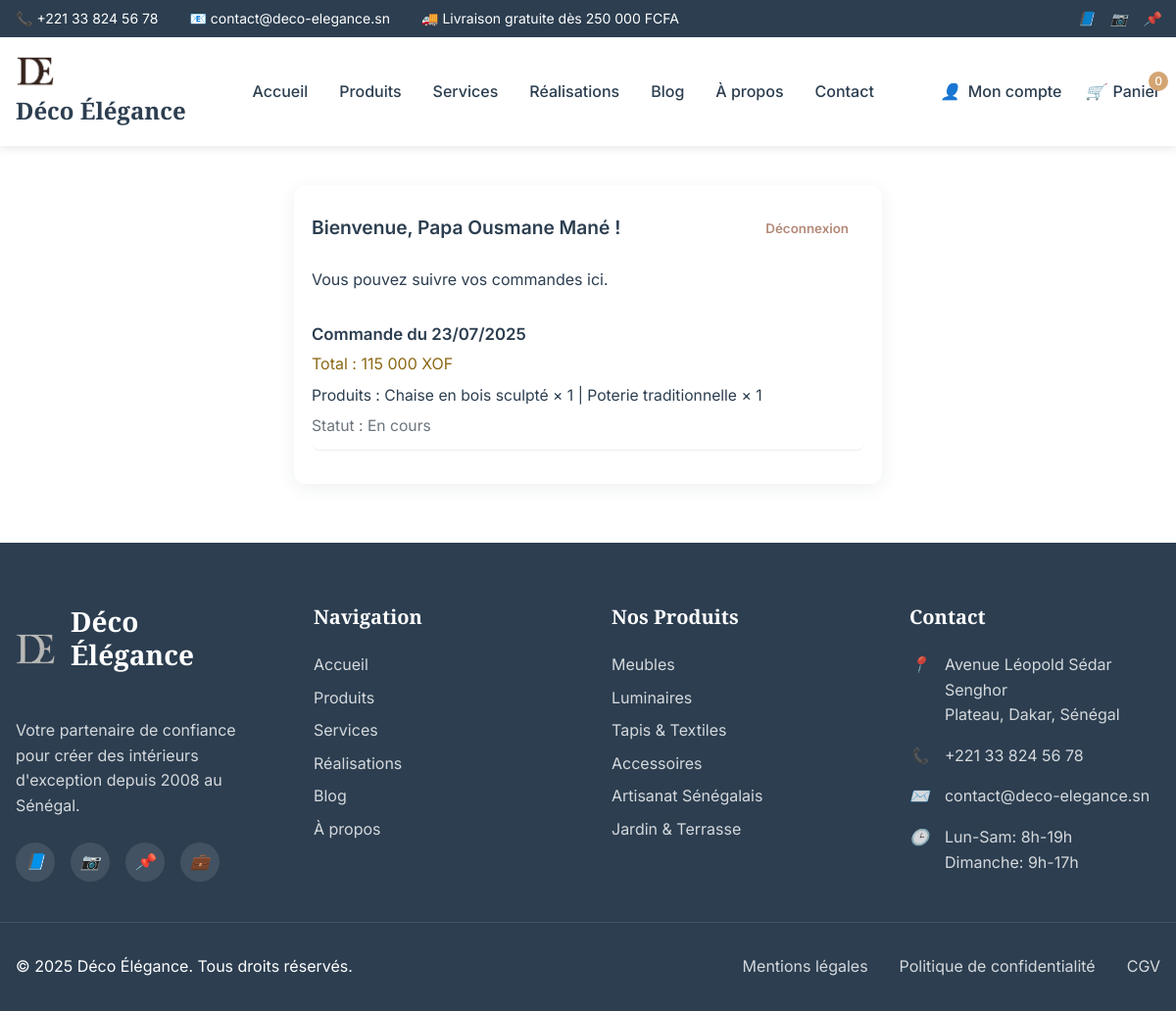
Screenshot of /compte.php (signed in) with the database file from the repository.
### tables this page shows
CREATE TABLE IF NOT EXISTS `commandes` (
  `id` int NOT NULL AUTO_INCREMENT,
  `utilisateur_id` int DEFAULT NULL,
  `nom` varchar(100) NOT NULL,
  `telephone` varchar(30) NOT NULL,
  `adresse` varchar(255) NOT NULL,
  `email` varchar(120) NOT NULL,
  `date_commande` datetime DEFAULT CURRENT_TIMESTAMP,
  `statut` varchar(30) DEFAULT 'en attente',
  `total` int NOT NULL,
  PRIMARY KEY (`id`),
  KEY `utilisateur_id` (`utilisateur_id`)
);

### compte.php (the view, shortened to what this page needs)
<?php
require_once 'config.php';
include 'header.php';
?>
<link rel="stylesheet" href="style.css">
<div class="container compte-container" style="max-width:600px;margin:40px auto 60px auto;background:#fff;border-radius:12px;box-shadow:0 4px 18px rgba(44,62,80,0.08);padding:28px 18px 18px 18px;">
<?php if (isset($_SESSION['utilisateur'])) { ?>
  <div style="display:flex;justify-content:space-between;align-items:center;margin-bottom:24px;">
    <div style="font-size:1.2rem;font-weight:600;color:#2c3e50;">Bienvenue, <?php echo htmlspecialchars($_SESSION['utilisateur']['nom']); ?> !</div>
    <form method="post" style="margin:0;">
      <button type="submit" style="background:none;color:#b48a78;font-weight:600;border:none;cursor:pointer;">Déconnexion</button>
    </form>
  </div>
  <div style="margin-bottom:18px;font-size:1rem;color:#2c3e50;">Vous pouvez suivre vos commandes ici.</div>
  <?php
    $stmt = $pdo->prepare('SELECT * FROM commandes WHERE utilisateur_id = ? ORDER BY date_commande DESC');
    $stmt->execute([$_SESSION['utilisateur']['id']]);
    $commandes = $stmt->fetchAll();
    if ($commandes) {
      echo '<ul class="liste-commandes-client" style="list-style:none;padding:0;">';
      foreach ($commandes as $c) {
        echo '<li class="commande-client-item" style="margin-bottom:16px;padding:12px 0;border-bottom:1px solid #eee;">';
        echo '<div class="commande-date" style="font-weight:600;color:#2c3e50;">Commande du '.date('d/m/Y', strtotime($c['date_commande'])).'</div>';
        echo '<div class="commande-total" style="color:#8b6914;">Total : '.number_format($c['total'],0,',',' ').' XOF</div>';
        $stmtP = $pdo->prepare('SELECT produit_nom, quantite FROM commande_produits WHERE commande_id = ?');
        $stmtP->execute([$c['id']]);
        $prods = $stmtP->fetchAll();
        if ($prods) {
          echo '<div style="margin:6px 0 6px 0;color:#2c3e50;font-size:0.98rem;">';
          echo 'Produits : ';
          $liste = [];
          foreach ($prods as $p) {
            $liste[] = htmlspecialchars($p['produit_nom']) . ' × ' . intval($p['quantite']);
          }
          echo implode(' | ', $liste);
          echo '</div>';
        }
        echo '<div class="commande-statut" style="color:#6c757d;">Statut : '.htmlspecialchars($c['statut']).'</div>';
        echo '</li>';
      }
      echo '</ul>';
    } else {
      echo '<div style="color:#888;font-size:1.1rem;">Pas de commande en cours.</div>';
    }
  ?>
<?php } ?>
</div>
<?php include 'footer.php'; ?>

### style.css (style rules this page uses)
:root { --primary-color: #2c3e50; --secondary-color: #d4a574; --accent-color: #8b6914; --text-dark: #2c3e50; --text-light: #6c757d; --text-white: #ffffff; --bg-light: #f8f9fa; --bg-white: #ffffff; --border-color: #e9ecef; --shadow-light: rgba(0, 0, 0, 0.1); --shadow-medium: rgba(0, 0, 0, 0.15); --font-primary: 'Playfair Display', serif; --font-secondary: 'Inter', sans-serif; --spacing-xs: 0.5rem; --spacing-sm: 1rem; --spacing-md: 1.5rem; --spacing-lg: 2rem; --spacing-xl: 3rem; --spacing-xxl: 4rem; --transition-fast: 0.2s ease; --transition-medium: 0.3s ease; --transition-slow: 0.5s ease; }
* { margin: 0; padding: 0; box-sizing: border-box; }
html { scroll-behavior: smooth; }
body { font-family: var(--font-secondary); font-size: 16px; line-height: 1.6; color: var(--text-dark); background-color: var(--bg-white); }
button { border: none; background: none; cursor: pointer; font-family: inherit; }
.container { max-width: 1200px; margin: 0 auto; padding: 0 var(--spacing-sm); }
button { background-color: #d4a574; color: #fff; border: none; padding: 0.5rem 1rem; border-radius: 5px; cursor: pointer; }
.liste-commandes-client { padding: 0; margin: 0; }
.commande-client-item { margin-bottom: 16px; padding: 12px 0; border-bottom: 1px solid #eee; background: #fff; border-radius: 8px; }
.commande-date { font-weight: 600; color: #2c3e50; font-size: 1.05em; margin-bottom: 4px; }
.commande-total { color: #8b6914; font-size: 1em; margin-bottom: 3px; }
.commande-statut { color: #6c757d; font-size: 0.98em; }

### rows the page displays
commandes: date_commande "23/07/2025", total "115 000", liste "Chaise en bois sculpté × 1 | Poterie traditionnelle × 1", statut "En cours"

### other values shown
$nbArticles "0"
$_SESSION['utilisateur']['nom'] "Papa Ousmane Mané"
